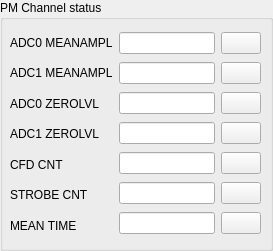
  <widget class="QGroupBox" name="groupBox_3">
   <property name="geometry">
    <rect>
     <x>310</x>
     <y>140</y>
     <width>273</width>
     <height>251</height>
    </rect>
   </property>
   <property name="title">
    <string>PM Channel status</string>
   </property>
   <widget class="QWidget" name="layoutWidget">
    <property name="geometry">
     <rect>
      <x>10</x>
      <y>30</y>
      <width>251</width>
      <height>208</height>
     </rect>
    </property>
    <layout class="QHBoxLayout" name="horizontalLayout">
     <item>
      <layout class="QVBoxLayout" name="verticalLayout_4">
       <item>
        <widget class="QLabel" name="label_11">
         <property name="toolTip">
          <string>&lt;html&gt;&lt;head/&gt;&lt;body&gt;&lt;p&gt;&lt;span style=&quot; color:#000000;&quot;&gt;Mean amplitude for n last hits&lt;/span&gt;&lt;/p&gt;&lt;/body&gt;&lt;/html&gt;</string>
         </property>
         <property name="whatsThis">
          <string>&lt;html&gt;&lt;head/&gt;&lt;body&gt;&lt;p&gt;flkjghkjsdhgk;&lt;/p&gt;&lt;p&gt;&lt;br/&gt;&lt;/p&gt;&lt;/body&gt;&lt;/html&gt;</string>
         </property>
         <property name="styleSheet">
          <string notr="true">font: 10pt &quot;Cantarell&quot;;</string>
         </property>
         <property name="text">
          <string>ADC0 MEANAMPL</string>
         </property>
        </widget>
       </item>
       <item>
        <widget class="QLabel" name="VIEW_ADC1_MA">
         <property name="toolTip">
          <string>&lt;html&gt;&lt;head/&gt;&lt;body&gt;&lt;p&gt;&lt;span style=&quot; color:#000000;&quot;&gt;Mean amplitude for n last hits&lt;/span&gt;&lt;br/&gt;&lt;/p&gt;&lt;/body&gt;&lt;/html&gt;</string>
         </property>
         <property name="styleSheet">
          <string notr="true">font: 10pt &quot;Cantarell&quot;;</string>
         </property>
         <property name="text">
          <string>ADC1 MEANAMPL</string>
         </property>
        </widget>
       </item>
       <item>
        <widget class="QLabel" name="VIEW_ADC0_ZERO">
         <property name="toolTip">
          <string>&lt;html&gt;&lt;head/&gt;&lt;body&gt;&lt;p&gt;Measured by command: forced amplitude with gate off&lt;/p&gt;&lt;/body&gt;&lt;/html&gt;</string>
         </property>
         <property name="styleSheet">
          <string notr="true">font: 10pt &quot;Cantarell&quot;;</string>
         </property>
         <property name="text">
          <string>ADC0 ZEROLVL</string>
         </property>
        </widget>
       </item>
       <item>
        <widget class="QLabel" name="VIEW_ADC1_ZERO">
         <property name="toolTip">
          <string>&lt;html&gt;&lt;head/&gt;&lt;body&gt;&lt;p&gt;Measured by command: forced amplitude with gate off&lt;/p&gt;&lt;/body&gt;&lt;/html&gt;</string>
         </property>
         <property name="styleSheet">
          <string notr="true">font: 10pt &quot;Cantarell&quot;;</string>
         </property>
         <property name="text">
          <string>ADC1 ZEROLVL</string>
         </property>
        </widget>
       </item>
       <item>
        <widget class="QLabel" name="VIEW_CFD_CNT">
         <property name="toolTip">
          <string>&lt;html&gt;&lt;head/&gt;&lt;body&gt;&lt;p&gt;Average rate of cfd output&lt;/p&gt;&lt;/body&gt;&lt;/html&gt;</string>
         </property>
         <property name="styleSheet">
          <string notr="true">font: 10pt &quot;Cantarell&quot;;</string>
         </property>
         <property name="text">
          <string>CFD CNT</string>
         </property>
        </widget>
       </item>
       <item>
        <widget class="QLabel" name="VIEW_STROBE_CNT">
         <property name="toolTip">
          <string>&lt;html&gt;&lt;head&gt;&lt;body&gt;&lt;p&gt;Average rate of sfd gate output&lt;/p&gt;&lt;/body&gt;&lt;/head&gt;&lt;/html&gt;</string>
         </property>
         <property name="styleSheet">
          <string notr="true">font: 10pt &quot;Cantarell&quot;;</string>
         </property>
         <property name="text">
          <string>STROBE CNT</string>
         </property>
        </widget>
       </item>
       <item>
        <widget class="QLabel" name="VIEW_MEAN_TIME">
         <property name="toolTip">
          <string>&lt;html&gt;&lt;head/&gt;&lt;body&gt;&lt;p&gt;Mean time for channel TDC&lt;/p&gt;&lt;/body&gt;&lt;/html&gt;</string>
         </property>
         <property name="styleSheet">
          <string notr="true">font: 10pt &quot;Cantarell&quot;;</string>
         </property>
         <property name="text">
          <string>MEAN TIME</string>
         </property>
        </widget>
       </item>
      </layout>
     </item>
     <item>
      <layout class="QVBoxLayout" name="verticalLayout_5">
       <item>
        <widget class="QLineEdit" name="lineEdit_8">
         <property name="styleSheet">
          <string notr="true">font: 8pt &quot;Cantarell&quot;;</string>
         </property>
        </widget>
       </item>
       <item>
        <widget class="QLineEdit" name="lineEdit_9">
         <property name="styleSheet">
          <string notr="true">font: 8pt &quot;Cantarell&quot;;</string>
         </property>
        </widget>
       </item>
       <item>
        <widget class="QLineEdit" name="lineEdit_10">
         <property name="styleSheet">
          <string notr="true">font: 8pt &quot;Cantarell&quot;;</string>
         </property>
        </widget>
       </item>
       <item>
        <widget class="QLineEdit" name="lineEdit_11">
         <property name="styleSheet">
          <string notr="true">font: 8pt &quot;Cantarell&quot;;</string>
         </property>
        </widget>
       </item>
       <item>
        <widget class="QLineEdit" name="lineEdit_12">
         <property name="styleSheet">
          <string notr="true">font: 8pt &quot;Cantarell&quot;;</string>
         </property>
        </widget>
       </item>
       <item>
        <widget class="QLineEdit" name="lineEdit_13">
         <property name="styleSheet">
          <string notr="true">font: 8pt &quot;Cantarell&quot;;</string>
         </property>
        </widget>
       </item>
       <item>
        <widget class="QLineEdit" name="lineEdit_14">
         <property name="styleSheet">
          <string notr="true">font: 8pt &quot;Cantarell&quot;;</string>
         </property>
        </widget>
       </item>
      </layout>
     </item>
     <item>
      <layout class="QVBoxLayout" name="verticalLayout_6">
       <item>
        <widget class="QPushButton" name="VIEW_ADC0_MA">
         <property name="toolTip">
          <string>&lt;html&gt;&lt;head/&gt;&lt;body&gt;&lt;p&gt;Status&lt;/p&gt;&lt;/body&gt;&lt;/html&gt;</string>
         </property>
         <property name="text">
          <string/>
         </property>
         <property name="icon">
          <iconset resource="res.qrc">
           <normaloff>:/icon/icons/eyeball-icon-png-3.png</normaloff>:/icon/icons/eyeball-icon-png-3.png</iconset>
         </property>
        </widget>
       </item>
       <item>
        <widget class="QPushButton" name="VIEW_ADC_DELAY_2">
         <property name="toolTip">
          <string>&lt;html&gt;&lt;head/&gt;&lt;body&gt;&lt;p&gt;Status&lt;/p&gt;&lt;/body&gt;&lt;/html&gt;</string>
         </property>
         <property name="text">
          <string/>
         </property>
         <property name="icon">
          <iconset resource="res.qrc">
           <normaloff>:/icon/icons/eyeball-icon-png-3.png</normaloff>:/icon/icons/eyeball-icon-png-3.png</iconset>
         </property>
        </widget>
       </item>
       <item>
        <widget class="QPushButton" name="VIEW_ADC0_OFFSET_2">
         <property name="toolTip">
          <string>&lt;html&gt;&lt;head/&gt;&lt;body&gt;&lt;p&gt;Status&lt;/p&gt;&lt;/body&gt;&lt;/html&gt;</string>
         </property>
         <property name="text">
          <string/>
         </property>
         <property name="icon">
          <iconset resource="res.qrc">
           <normaloff>:/icon/icons/eyeball-icon-png-3.png</normaloff>:/icon/icons/eyeball-icon-png-3.png</iconset>
         </property>
        </widget>
       </item>
       <item>
        <widget class="QPushButton" name="VIEW_ADC1_OFFSET_2">
         <property name="toolTip">
          <string>&lt;html&gt;&lt;head/&gt;&lt;body&gt;&lt;p&gt;Status&lt;/p&gt;&lt;/body&gt;&lt;/html&gt;</string>
         </property>
         <property name="text">
          <string/>
         </property>
         <property name="icon">
          <iconset resource="res.qrc">
           <normaloff>:/icon/icons/eyeball-icon-png-3.png</normaloff>:/icon/icons/eyeball-icon-png-3.png</iconset>
         </property>
        </widget>
       </item>
       <item>
        <widget class="QPushButton" name="VIEW_ADC0_RANGE_2">
         <property name="toolTip">
          <string>&lt;html&gt;&lt;head/&gt;&lt;body&gt;&lt;p&gt;Status&lt;/p&gt;&lt;/body&gt;&lt;/html&gt;</string>
         </property>
         <property name="text">
          <string/>
         </property>
         <property name="icon">
          <iconset resource="res.qrc">
           <normaloff>:/icon/icons/eyeball-icon-png-3.png</normaloff>:/icon/icons/eyeball-icon-png-3.png</iconset>
         </property>
        </widget>
       </item>
       <item>
        <widget class="QPushButton" name="VIEW_ADC1_RANGE_2">
         <property name="toolTip">
          <string>&lt;html&gt;&lt;head/&gt;&lt;body&gt;&lt;p&gt;Status&lt;/p&gt;&lt;/body&gt;&lt;/html&gt;</string>
         </property>
         <property name="text">
          <string/>
         </property>
         <property name="icon">
          <iconset resource="res.qrc">
           <normaloff>:/icon/icons/eyeball-icon-png-3.png</normaloff>:/icon/icons/eyeball-icon-png-3.png</iconset>
         </property>
        </widget>
       </item>
       <item>
        <widget class="QPushButton" name="VIEW_TIME_ALIN_2">
         <property name="toolTip">
          <string>&lt;html&gt;&lt;head/&gt;&lt;body&gt;&lt;p&gt;Status&lt;/p&gt;&lt;/body&gt;&lt;/html&gt;</string>
         </property>
         <property name="text">
          <string/>
         </property>
         <property name="icon">
          <iconset resource="res.qrc">
           <normaloff>:/icon/icons/eyeball-icon-png-3.png</normaloff>:/icon/icons/eyeball-icon-png-3.png</iconset>
         </property>
        </widget>
       </item>
      </layout>
     </item>
    </layout>
   </widget>
  </widget>
